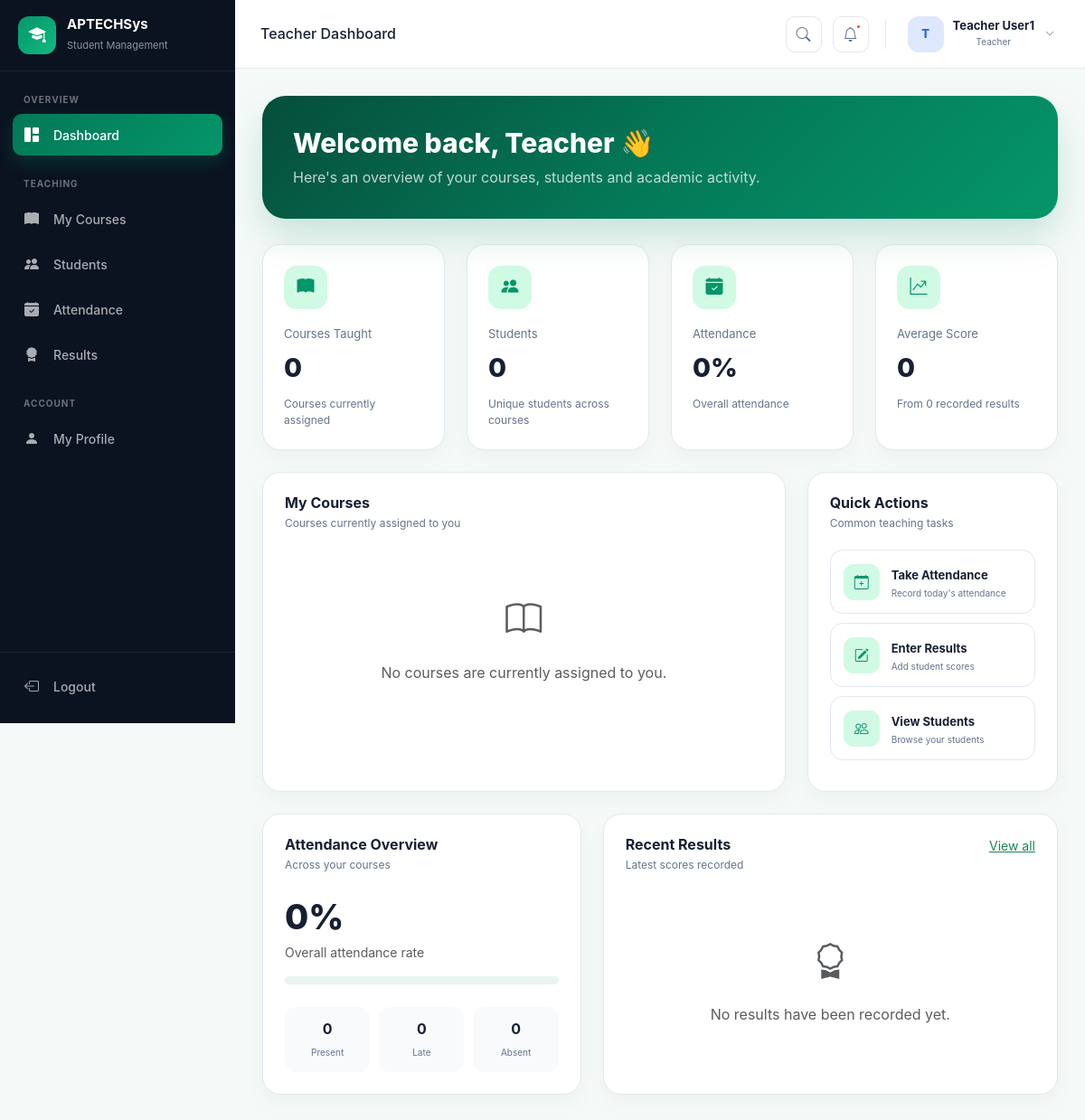
The page /accounts/dashboard/teacher/ (signed in) on the database its author committed.
### accounts/models.py (models this page shows, shortened)
class User(AbstractUser):
    ROLE_CHOICES = [
        ('student', 'Student'),
        ('teacher', 'Teacher'),
        ('admin', 'Admin'),
    ]
    email = models.EmailField(unique=True)
    role = models.CharField(max_length=50, choices=ROLE_CHOICES, default="student")

### accounts/views.py (the view)
# urls.py: path('dashboard/teacher/', teacher_dashboard, name="teacher_dashboard"),
@login_required
def teacher_dashboard(request):
    if request.user.role != "teacher":
        raise PermissionDenied
    teacher = request.user.teacher_profile
    courses = (
        Course.objects
        .filter(teacher=teacher)
        .select_related("department")
    )
    total_courses = courses.count()
    total_students = (
        Enrollment.objects
        .filter(course__teacher=teacher)
        .values("student")
        .distinct()
        .count()
    )
    attendance_records = Attendance.objects.filter(
        course__teacher=teacher
    )
    total_attendance = attendance_records.count()
    present_count = attendance_records.filter(
        status="present"
    ).count()
    absent_count = attendance_records.filter(
        status="absent"
    ).count()
    late_count = attendance_records.filter(
        status="late"
    ).count()
    attendance_percentage = (
        round((present_count / total_attendance) * 100, 1)
        if total_attendance
        else 0
    )
    results = (
        Result.objects
        .filter(course__teacher=teacher)
        .select_related("student", "student__user", "course")
        .order_by("-id")
    )
    result_count = results.count()
    average_score = (
        round(
            sum(float(result.score) for result in results) / result_count,
            1,
        )
        if result_count
        else 0
    )
    recent_courses = courses[:6]
    recent_results = results[:5]
    context = {
        "title": "Teacher Dashboard",
        "teacher": teacher,
        "total_courses": total_courses,
        "total_students": total_students,
        "total_attendance": total_attendance,
        "present_count": present_count,
        "absent_count": absent_count,
        "late_count": late_count,
        "attendance_percentage": attendance_percentage,
        "result_count": result_count,
        "average_score": average_score,
        "recent_courses": recent_courses,
        "recent_results": recent_results,
    }
    return render(
        request,
        "accounts/dashboard/teacher/dashboard.html",
        context,
    )

### accounts/templates/accounts/dashboard/teacher/dashboard.html (shortened to what this page needs)
{% extends "accounts/dashboard/base.html" %}
{% load static %}
{% block body_class %}
teacher-dashboard
{% endblock %}
{% block extra_css %}
<link
    rel="stylesheet"
    href="{% static 'accounts/css/teacher.css' %}"
>
{% endblock %}
{% block topbar_title %}
Teacher Dashboard
{% endblock %}
{% block sidebar %}
<div class="nav-section-title">
    Overview
</div>
<a href="{% url 'teacher_dashboard' %}" class="sidebar-link active">
    <i class="bi bi-grid-1x2-fill"></i>
    <span>Dashboard</span>
</a>
<div class="nav-section-title mt-4">
    Teaching
</div>
<a href="#" class="sidebar-link">
    <i class="bi bi-book-fill"></i>
    <span>My Courses</span>
</a>
<a href="#" class="sidebar-link">
    <i class="bi bi-people-fill"></i>
    <span>Students</span>
</a>
<a href="#" class="sidebar-link">
    <i class="bi bi-calendar-check-fill"></i>
    <span>Attendance</span>
</a>
<a href="#" class="sidebar-link">
    <i class="bi bi-award-fill"></i>
    <span>Results</span>
</a>
<div class="nav-section-title mt-4">
    Account
</div>
<a href="#" class="sidebar-link">
    <i class="bi bi-person-fill"></i>
    <span>My Profile</span>
</a>
{% endblock %}
{% block content %}
<section class="teacher-welcome">
    <h1>
        Welcome back,
        {{ user.first_name|default:user.username }} 👋
    </h1>
    <p>
        Here's an overview of your courses, students and academic activity.
    </p>
</section>
<div class="row g-4 mb-4">
    <div class="col-12 col-sm-6 col-xl-3">
        <div class="teacher-stat-card">
            <div class="teacher-stat-icon">
                <i class="bi bi-book-fill"></i>
            </div>
            <div class="teacher-stat-label">
                Courses Taught
            </div>
            <div class="teacher-stat-value">
                {{ total_courses }}
            </div>
            <div class="teacher-stat-description">
                Courses currently assigned
            </div>
        </div>
    </div>
    <div class="col-12 col-sm-6 col-xl-3">
        <div class="teacher-stat-card">
            <div class="teacher-stat-icon">
                <i class="bi bi-people-fill"></i>
            </div>
            <div class="teacher-stat-label">
                Students
            </div>
            <div class="teacher-stat-value">
                {{ total_students }}
            </div>
            <div class="teacher-stat-description">
                Unique students across courses
            </div>
        </div>
    </div>
    <div class="col-12 col-sm-6 col-xl-3">
        <div class="teacher-stat-card">
            <div class="teacher-stat-icon">
                <i class="bi bi-calendar-check-fill"></i>
            </div>
            <div class="teacher-stat-label">
                Attendance
            </div>
            <div class="teacher-stat-value">
                {{ attendance_percentage }}%
            </div>
            <div class="teacher-stat-description">
                Overall attendance
            </div>
        </div>
    </div>
    <div class="col-12 col-sm-6 col-xl-3">
        <div class="teacher-stat-card">
            <div class="teacher-stat-icon">
                <i class="bi bi-graph-up-arrow"></i>
            </div>
            <div class="teacher-stat-label">
                Average Score
            </div>
            <div class="teacher-stat-value">
                {{ average_score }}
            </div>
            <div class="teacher-stat-description">
                From {{ result_count }} recorded results
            </div>
        </div>
    </div>
</div>
<div class="row g-4 mb-4">
    <div class="col-12 col-xl-8">
        <div class="teacher-panel">
            <div class="teacher-panel-heading">
                <div>
                    <h5>
                        My Courses
                    </h5>
                    <p>
                        Courses currently assigned to you
                    </p>
                </div>
            </div>
            <div class="row g-3">
                {% for course in recent_courses %}
                <div class="col-12 col-md-6">
                    <div class="teacher-course">
                        <div class="teacher-course-code">
                            {{ course.code }}
                        </div>
                        <div class="teacher-course-name">
                            {{ course.name }}
                        </div>
                        <div class="teacher-course-meta">
                            <span>
                                <i class="bi bi-building me-1"></i>
                                {{ course.department.name }}
                            </span>
                            <span>
                                <i class="bi bi-people me-1"></i>
                                {{ course.enrollments.count }}
                            </span>
                        </div>
                    </div>
                </div>
                {% empty %}
                <div class="col-12">
                    <div class="text-center py-5 text-muted">
                        <i class="bi bi-book fs-1"></i>
                        <p class="mt-3 mb-0">
                            No courses are currently assigned to you.
                        </p>
                    </div>
                </div>
                {% endfor %}
            </div>
        </div>
    </div>
    <div class="col-12 col-xl-4">
        <div class="teacher-panel">
            <div class="teacher-panel-heading">
                <div>
                    <h5>
                        Quick Actions
                    </h5>
                    <p>
                        Common teaching tasks
                    </p>
                </div>
            </div>
            <a href="#" class="teacher-action">
                <div class="teacher-action-icon">
                    <i class="bi bi-calendar-plus"></i>
                </div>
                <div>
                    <strong>Take Attendance</strong>
                    <span>Record today's attendance</span>
                </div>
            </a>
            <a href="#" class="teacher-action">
                <div class="teacher-action-icon">
                    <i class="bi bi-pencil-square"></i>
                </div>
                <div>
                    <strong>Enter Results</strong>
                    <span>Add student scores</span>
                </div>
            </a>
            <a href="#" class="teacher-action">
                <div class="teacher-action-icon">
                    <i class="bi bi-people"></i>
                </div>
                <div>
                    <strong>View Students</strong>
                    <span>Browse your students</span>
                </div>
            </a>
        </div>
    </div>
</div>
<div class="row g-4 mb-4">
    <div class="col-12 col-xl-5">
        <div class="teacher-panel">
            <div class="teacher-panel-heading">
                <div>
                    <h5>
                        Attendance Overview
                    </h5>
                    <p>
                        Across your courses
                    </p>
                </div>
            </div>
            <div class="teacher-attendance-number">
                {{ attendance_percentage }}%
            </div>
            <div class="text-muted small mb-3">
                Overall attendance rate
            </div>
            <div class="teacher-progress">
            </div>
            <div class="teacher-attendance-stats">
                <div class="teacher-attendance-stat">
                    <strong>{{ present_count }}</strong>
                    <span>Present</span>
                </div>
                <div class="teacher-attendance-stat">
                    <strong>{{ late_count }}</strong>
                    <span>Late</span>
                </div>
                <div class="teacher-attendance-stat">
                    <strong>{{ absent_count }}</strong>
                    <span>Absent</span>
                </div>
            </div>
        </div>
    </div>
    <div class="col-12 col-xl-7">
        <div class="teacher-panel">
            <div class="teacher-panel-heading">
                <div>
                    <h5>
                        Recent Results
                    </h5>
                    <p>
                        Latest scores recorded
                    </p>
                </div>
                <a href="#" class="text-success small">
                    View all
                </a>
            </div>
            {% for result in recent_results %}
            <div class="teacher-result-row">
                <div class="teacher-student-avatar">
                    {{ result.student.user.first_name|first|upper }}
                </div>
                <div class="teacher-result-main">
                    <strong>
                        {{ result.student.user.get_full_name }}
                    </strong>
                    <span>
                        {{ result.course.code }}
                        ·
                        {{ result.course.name }}
                    </span>
                </div>
                <div>
                    <span class="teacher-score">
                        {{ result.score }}
                    </span>
                    {% if result.grade %}
                    <span class="teacher-grade">
                        {{ result.grade }}
                    </span>
                    {% endif %}
                </div>
            </div>
            {% empty %}
            <div class="text-center py-5 text-muted">
                <i class="bi bi-award fs-1"></i>
                <p class="mt-3 mb-0">
                    No results have been recorded yet.
                </p>
            </div>
            {% endfor %}
        </div>
    </div>
</div>
{% endblock %}

### accounts/templates/accounts/dashboard/base.html (shortened to what this page needs)
{% load static %}
<!DOCTYPE html>
<html lang="en">
<head>
    <link
        href="https://cdn.jsdelivr.net/npm/bootstrap@5.3.8/dist/css/bootstrap.min.css"
        rel="stylesheet"
    >
    <link
        href="https://cdn.jsdelivr.net/npm/bootstrap-icons@1.11.3/font/bootstrap-icons.css"
        rel="stylesheet"
    >
    <link
        rel="stylesheet"
        href="{% static 'accounts/css/dashboard-base.css' %}"
    >
    {% block extra_css %}{% endblock %}
</head>
<body class="{% block body_class %}{% endblock %}">
<div class="dashboard-wrapper">
    <aside class="dashboard-sidebar" id="dashboardSidebar">
        <div class="sidebar-brand">
            <div class="brand-icon">
                <i class="bi bi-mortarboard-fill"></i>
            </div>
            <div class="brand-content">
                <h5>APTECHSys</h5>
                <span>Student Management</span>
            </div>
        </div>
        <nav class="sidebar-nav">
            {% block sidebar %}
            {% endblock %}
        </nav>
        <div class="sidebar-footer">
            <form action="{% url 'logout' %}" method="post">
                <button
                    type="submit"
                    class="sidebar-link logout-link"
                >
                    <i class="bi bi-box-arrow-left"></i>
                    <span>Logout</span>
                </button>
            </form>
        </div>
    </aside>
    <div class="dashboard-main">
        <header class="dashboard-topbar">
            <div class="topbar-left">
                <div class="topbar-page">
                    <h6 class="topbar-title mb-0">
                        {% block topbar_title %}{% endblock %}
                    </h6>
                </div>
            </div>
            <div class="topbar-right">
                <button
                    type="button"
                    class="topbar-action"
                    aria-label="Search"
                >
                    <i class="bi bi-search"></i>
                </button>
                <button
                    type="button"
                    class="topbar-action notification-button"
                    aria-label="Notifications"
                >
                    <i class="bi bi-bell"></i>
                    <span class="notification-dot"></span>
                </button>
                <div class="dropdown">
                    <button
                        class="user-menu dropdown-toggle"
                        type="button"
                        data-bs-toggle="dropdown"
                        aria-expanded="false"
                    >
                        <div class="user-avatar">
                            {% if user.first_name %}
                                {{ user.first_name|first|upper }}
                            {% else %}
                                {{ user.username|first|upper }}
                            {% endif %}
                        </div>
                        <div class="user-info">
                            <strong>
                                {{ user.get_full_name|default:user.username }}
                            </strong>
                            <small>
                                {{ user.role|title }}
                            </small>
                        </div>
                        <i class="bi bi-chevron-down user-chevron"></i>
                    </button>
                </div>
            </div>
        </header>
        <main class="dashboard-content">
            {% block content %}
            {% endblock %}
        </main>
    </div>
</div>
</body>
</html>

### rows shown on the page
User: first_name|first "T", get_full_name "Teacher User1", role "Teacher", first_name "Teacher"

### other values the page prints
{{ total_courses }} "0"
{{ total_students }} "0"
{{ attendance_percentage }} "0"
{{ average_score }} "0"
{{ result_count }} "0"
{{ present_count }} "0"
{{ late_count }} "0"
{{ absent_count }} "0"
